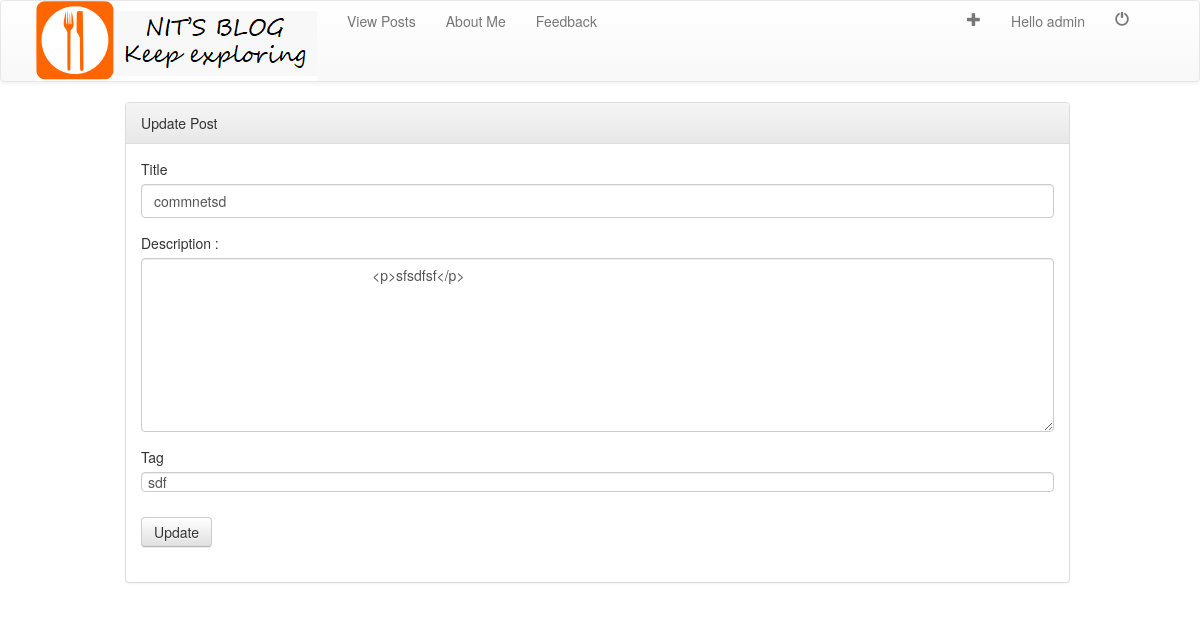
The page /posts/update.php?id=19 (signed in) on the database its author committed.
### tables this page shows
CREATE TABLE `posts` (
  `postID` int(11) NOT NULL,
  `postTitle` varchar(200) NOT NULL,
  `postDesc` varchar(10000) NOT NULL,
  `postTime` timestamp NOT NULL DEFAULT current_timestamp() ON UPDATE current_timestamp(),
  `postTag` varchar(40) NOT NULL,
  `postAuthor` varchar(40) NOT NULL
);

### include/frame_update.php (the view, shortened to what this page needs)
<?php
	include("bootstrap_cdn.php");
?>
<head>
	  	<link rel="stylesheet" type="text/css" href="../css/bootstrap.min.css">
</head>
<div class="container">
	<div class="row">
	<div class="panel panel-default">
			    <div class="panel-heading">Update Post</div>
			    <div class="panel-body">
			      <form role="form" method="POST" action=<?php echo "update.php?id=".$id ; ?>>
					  <div class="form-group">
					    <label class="control-label">Title</label>
					    <input type="" class="form-control" name="postTitle" value=<?php  echo $title; ?>>
					  </div>
					  <div class="form-group">
  						<label for="Description">Description : </label>
  						<textarea class="form-control" rows="8" id="content" name="postDesc">
  							<?php  echo $desc; ?>
  						</textarea>
					  </div>
					  <div class="form-group">
					    <label class="control-label">Tag</label>
					    <input type="text" class="form-control" name="postTag" value=<?php  echo $tags; ?> >
					  </div>
				  	   <button type="submit" class="btn btn-default" name="submit">
				  	   	Update
				  	   </button>
				  </form>
			  </div>
	</div>
	</div>
</div>

### rows shown on the page
posts: postTitle "commnetsd", postDesc "<p>sfsdfsf</p>", postTag "sdf"

### other values the page prints
$username "admin"
